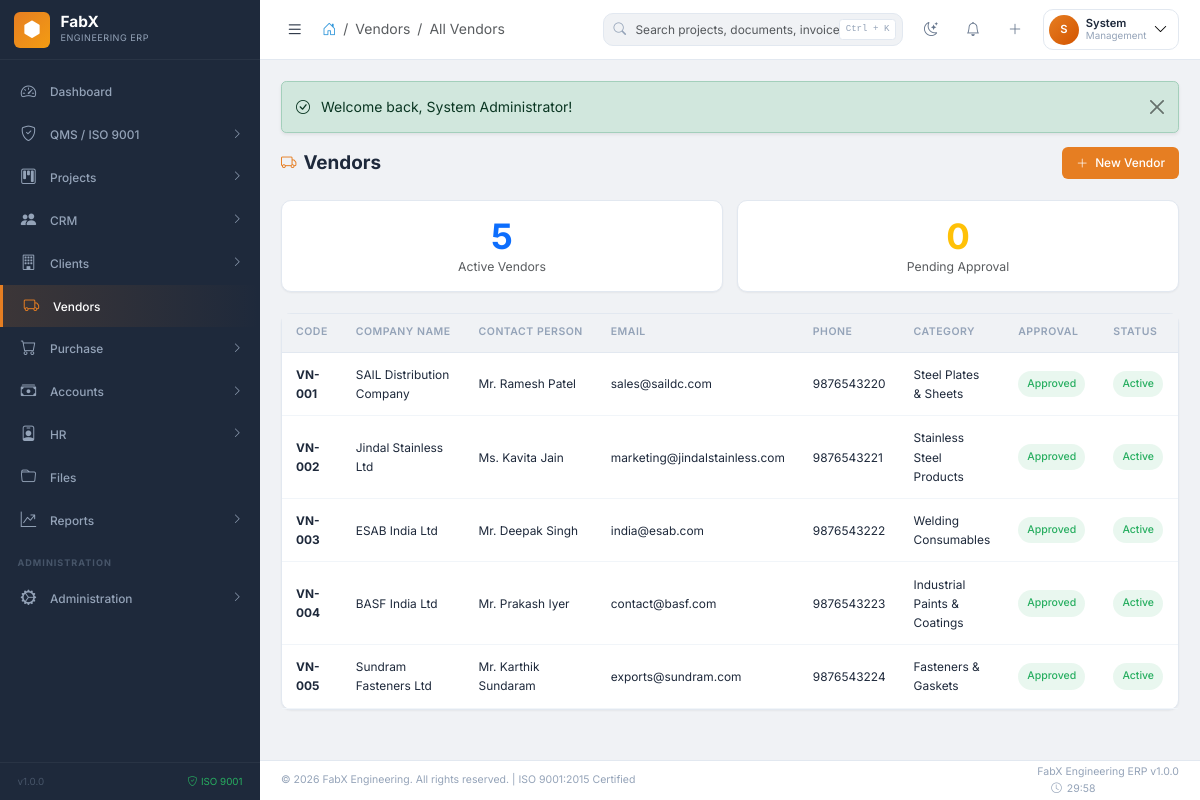
/vendors (signed in), run on the app's committed database.
### tables this page shows
CREATE TABLE fabx_vendors (
    id INT AUTO_INCREMENT PRIMARY KEY,
    vendor_code VARCHAR(50) NOT NULL UNIQUE,
    company_name VARCHAR(255) NOT NULL,
    contact_person VARCHAR(255),
    email VARCHAR(255),
    phone VARCHAR(20),
    alt_phone VARCHAR(20),
    address TEXT,
    city VARCHAR(100),
    state VARCHAR(100),
    country VARCHAR(100) DEFAULT 'India',
    pincode VARCHAR(20),
    gstin VARCHAR(20),
    pan VARCHAR(20),
    vendor_type ENUM('manufacturer','trader','service_provider','contractor','consultant','other') NOT NULL,
    category VARCHAR(100) COMMENT 'Material/Service category',
    credit_days INT DEFAULT 30,
    payment_terms VARCHAR(255),
    bank_name VARCHAR(255),
    bank_account_no VARCHAR(50),
    bank_ifsc VARCHAR(20),
    bank_branch VARCHAR(255),
    msme_reg_no VARCHAR(50),
    iso_certificate VARCHAR(100),
    quality_score DECIMAL(4,2) DEFAULT 0,
    delivery_score DECIMAL(4,2) DEFAULT 0,
    cost_score DECIMAL(4,2) DEFAULT 0,
    service_score DECIMAL(4,2) DEFAULT 0,
    overall_rating DECIMAL(4,2) GENERATED ALWAYS AS ((quality_score + delivery_score + cost_score + service_score) / 4) STORED,
    approval_status ENUM('pending','approved','rejected','on_hold') DEFAULT 'pending',
    approved_by INT,
    approval_date DATE,
    status ENUM('active','inactive','blacklisted') DEFAULT 'active',
    portal_access TINYINT(1) DEFAULT 0,
    documents JSON,
    remarks TEXT,
    created_by INT,
    created_at TIMESTAMP DEFAULT CURRENT_TIMESTAMP,
    updated_at TIMESTAMP DEFAULT CURRENT_TIMESTAMP ON UPDATE CURRENT_TIMESTAMP,
    FOREIGN KEY (approved_by) REFERENCES fabx_users(id),
    FOREIGN KEY (created_by) REFERENCES fabx_users(id),
    INDEX idx_vendor_code (vendor_code),
    INDEX idx_status (status),
    INDEX idx_approval (approval_status)
);

### modules/vendors/VendorController.php (called while the page is built, shortened)
<?php
class VendorController extends Controller {
    public function index(): void {
        $page = (int)($_GET['page'] ?? 1);
        $where = "WHERE 1=1"; $params = [];
        $vendors = $this->db->fetchAll(
            "SELECT v.*, CONCAT(u.first_name, ' ', u.last_name) as approved_by_name
             FROM " . $this->db->table("vendors") . " v
             LEFT JOIN " . $this->db->table("users") . " u ON v.approved_by = u.id
             {$where} ORDER BY v.created_at DESC LIMIT ? OFFSET ?",
            array_merge($params, [DEFAULT_PER_PAGE, ($page-1)*DEFAULT_PER_PAGE])
        );
        $total = (int)$this->db->fetchValue("SELECT COUNT(*) FROM " . $this->db->table("vendors") . " {$where}", $params);
        $this->view('list', [
            'page_title' => 'Vendors', 'breadcrumb_module' => 'Vendors', 'breadcrumb_page' => 'All Vendors',
            'vendors' => $vendors, 'pagination' => paginate($total, $page),
            'stats' => [
                'total' => $this->db->fetchValue("SELECT COUNT(*) FROM " . $this->db->table("vendors") . " WHERE status = 'active'") ?? 0,
                'pending' => $this->db->fetchValue("SELECT COUNT(*) FROM " . $this->db->table("vendors") . " WHERE approval_status = 'pending'") ?? 0,
            ]
        ]);
    }
}

### includes/functions.php (called while the page is built, shortened)
<?php
function base_url(string $path = ''): string {
    return APP_URL . '/' . ltrim($path, '/');
}

### config/config.php (called while the page is built, shortened)
<?php
spl_autoload_register(function ($class) {
    $prefixes = [
        'Core\\' => FABX_ROOT . '/core/',
        'Modules\\' => FABX_ROOT . '/modules/',
    ];
    foreach ($prefixes as $prefix => $baseDir) {
        $len = strlen($prefix);
        if (strncmp($prefix, $class, $len) === 0) {
            $relativeClass = substr($class, $len);
            $file = $baseDir . str_replace('\\', '/', $relativeClass) . '.php';
            if (file_exists($file)) {
                return;
            }
        }
    }
});
require_once FABX_ROOT . '/includes/functions.php';
require_once FABX_ROOT . '/includes/security.php';

### core/Database.php (called while the page is built, shortened)
<?php
class Database {
    private static ?self $instance = null;
    private mysqli $connection;
    private string $prefix;
    private function __construct() {
        $this->prefix = DB_PREFIX;
        $this->connection = new mysqli(DB_HOST, DB_USER, DB_PASS, DB_NAME);
        $this->connection->set_charset(DB_CHARSET);
    }
    public static function getInstance(): self {
        if (self::$instance === null) {
            self::$instance = new self();
        }
        return self::$instance;
    }
    public function query(string $sql, array $params = []): \mysqli_stmt|false {
        $stmt = $this->connection->prepare($sql);
        if (!empty($params)) {
            $types = '';
            $values = [];
            foreach ($params as $param) {
                if (is_int($param)) {
                    $types .= 'i';
                } elseif (is_float($param)) {
                    $types .= 'd';
                } elseif (is_bool($param)) {
                    $types .= 'i';
                    $param = $param ? 1 : 0;
                } else {
                    $types .= 's';
                }
                $values[] = $param;
            }
            $stmt->bind_param($types, ...$values);
        }
        return $stmt;
    }
    public function fetchAll(string $sql, array $params = []): array {
        $stmt = $this->query($sql, $params);
        $stmt->execute();
        $result = $stmt->get_result();
        $rows = $result->fetch_all(MYSQLI_ASSOC);
        return $rows;
    }
    public function table(string $name): string {
        return $this->prefix . $name;
    }
}

### includes/security.php (called while the page is built, shortened)
<?php
function e(string $text): string {
    return htmlspecialchars($text, ENT_QUOTES, 'UTF-8');
}

### modules/vendors/views/list.php (the view, shortened to what this page needs)
<div class="page-header">
    <h1 class="page-title"><i class="bi bi-truck"></i> Vendors</h1>
    <div class="page-actions">
        <a href="<?= base_url('vendors/create') ?>" class="btn btn-fx btn-fx-primary">
            <i class="bi bi-plus-lg"></i> New Vendor
        </a>
    </div>
</div>
<div class="row g-3 mb-4">
    <div class="col-md-6">
        <div class="fx-card text-center p-3">
            <div class="display-6 fw-bold text-primary"><?= $stats['total'] ?? 0 ?></div>
            <div class="text-muted small">Active Vendors</div>
        </div>
    </div>
    <div class="col-md-6">
        <div class="fx-card text-center p-3">
            <div class="display-6 fw-bold text-warning"><?= $stats['pending'] ?? 0 ?></div>
            <div class="text-muted small">Pending Approval</div>
        </div>
    </div>
</div>
<div class="fx-card">
    <div class="fx-card-body p-0">
        <div class="table-responsive-fx">
            <table class="fx-table mb-0" id="vendorsTable">
                <thead>
                    <tr>
                        <th>Code</th><th>Company Name</th><th>Contact Person</th>
                        <th>Email</th><th>Phone</th><th>Category</th>
                        <th>Approval</th><th>Status</th><th class="actions">Actions</th>
                    </tr>
                </thead>
                <tbody>
                    <?php if (!empty($vendors)): ?>
                        <?php foreach ($vendors as $v): ?>
                            <tr>
                                <td><strong><?= e($v['vendor_code']) ?></strong></td>
                                <td><?= e($v['company_name']) ?></td>
                                <td><?= e($v['contact_person'] ?? '-') ?></td>
                                <td><?= e($v['email'] ?? '-') ?></td>
                                <td><?= e($v['phone'] ?? '-') ?></td>
                                <td><?= e($v['category'] ?? '-') ?></td>
                                <td>
                                    <?php $asc = match($v['approval_status'] ?? '') {
                                        'approved' => 'badge-fx-success', 'pending' => 'badge-fx-warning',
                                        'rejected' => 'badge-fx-danger', default => 'badge-fx-secondary'
                                    }; ?>
                                    <span class="badge-fx <?= $asc ?>"><?= ucfirst($v['approval_status'] ?? '-') ?></span>
                                </td>
                                <td>
                                    <span class="badge-fx <?= $v['status'] === 'active' ? 'badge-fx-success' : 'badge-fx-secondary' ?>">
                                        <?= ucfirst($v['status'] ?? '') ?>
                                    </span>
                                </td>
                            </tr>
                        <?php endforeach; ?>
                    <?php endif; ?>
                </tbody>
            </table>
        </div>
    </div>
</div>

### assets/css/fabx-theme.css (style rules this page uses)
:root { --primary: #2c3e50; --primary-dark: #1a252f; --primary-light: #34495e; --secondary: #6c757d; --accent: #e67e22; --accent-light: #f39c12; --accent-dark: #d35400; --info: #3498db; --success: #27ae60; --warning: #f39c12; --danger: #e74c3c; --bg-body: #f0f2f5; --bg-card: #ffffff; --bg-sidebar: #1e293b; --bg-sidebar-hover: #0f172a; --bg-navbar: #ffffff; --text-primary: #1e293b; --text-secondary: #64748b; --text-muted: #94a3b8; --border-color: #e2e8f0; --border-light: #f1f5f9; --shadow-sm: 0 1px 2px 0 rgba(0,0,0,0.05); --shadow: 0 1px 3px 0 rgba(0,0,0,0.1), 0 1px 2px -1px rgba(0,0,0,0.1); --shadow-md: 0 4px 6px -1px rgba(0,0,0,0.1), 0 2px 4px -2px rgba(0,0,0,0.1); --shadow-lg: 0 10px 15px -3px rgba(0,0,0,0.1), 0 4px 6px -4px rgba(0,0,0,0.1); --shadow-xl: 0 20px 25px -5px rgba(0,0,0,0.1), 0 8px 10px -6px rgba(0,0,0,0.1); --sidebar-width: 260px; --sidebar-collapsed: 70px; --navbar-height: 60px; --footer-height: 40px; --font-sans: 'Inter', -apple-system, BlinkMacSystemFont, sans-serif; --font-mono: 'SF Mono', monospace; --radius-sm: 6px; --radius: 10px; --radius-lg: 14px; --radius-xl: 20px; --transition-fast: 0.15s ease; --transition: 0.2s ease; --transition-slow: 0.3s ease; }
*, *::before, *::after { box-sizing: border-box; margin: 0; }
html { font-size: 14px; }
body { font-family: var(--font-sans); background: var(--bg-body); color: var(--text-primary); line-height: 1.6; -webkit-font-smoothing: antialiased; overflow-x: hidden; }
.fx-card { background: var(--bg-card); border: 1px solid var(--border-color); border-radius: var(--radius); box-shadow: var(--shadow-sm); transition: box-shadow var(--transition), transform var(--transition); }
.fx-card-body { padding: 1.25rem; }
.fx-table { width: 100%; border-collapse: collapse; }
.fx-table thead th { background: var(--bg-body); padding: 0.75rem 1rem; font-size: 0.75rem; font-weight: 600; text-transform: uppercase; letter-spacing: 0.5px; color: var(--text-muted); border-bottom: 1px solid var(--border-color); white-space: nowrap; }
.fx-table tbody td { padding: 0.875rem 1rem; font-size: 0.85rem; color: var(--text-primary); border-bottom: 1px solid var(--border-light); vertical-align: middle; }
.btn-fx { display: inline-flex; align-items: center; gap: 0.5rem; padding: 0.5rem 1rem; font-size: 0.85rem; font-weight: 500; border-radius: var(--radius-sm); border: none; cursor: pointer; transition: all var(--transition-fast); }
.btn-fx-primary { background: var(--accent); color: #fff; }
.badge-fx { display: inline-flex; align-items: center; gap: 0.35rem; padding: 0.35rem 0.65rem; font-size: 0.75rem; font-weight: 500; border-radius: 20px; }
.badge-fx-success { background: rgba(39,174,96,0.1); color: var(--success); }
.page-header { display: flex; align-items: center; justify-content: space-between; margin-bottom: 1.5rem; flex-wrap: wrap; gap: 1rem; }
.page-title { font-size: 1.35rem; font-weight: 700; color: var(--text-primary); margin: 0; display: flex; align-items: center; gap: 0.5rem; }
.page-title i { color: var(--accent); font-size: 1.1rem; }

### assets/css/custom.css (style rules this page uses)
.table-responsive-fx { overflow-x: auto; -webkit-overflow-scrolling: touch; }

### data on the page
fabx_vendors: vendor_code "VN-001", company_name "SAIL Distribution Company", contact_person "Mr. Ramesh Patel", email "sales@saildc.com", phone "9876543220", category "Steel Plates & Sheets", approval_status "Approved", status "Active"
fabx_vendors: vendor_code "VN-002", company_name "Jindal Stainless Ltd", contact_person "Ms. Kavita Jain", email "marketing@jindalstainless.com", phone "9876543221", category "Stainless Steel Products", approval_status "Approved", status "Active"
fabx_vendors: vendor_code "VN-003", company_name "ESAB India Ltd", contact_person "Mr. Deepak Singh", email "india@esab.com", phone "9876543222", category "Welding Consumables", approval_status "Approved", status "Active"
fabx_vendors: vendor_code "VN-004", company_name "BASF India Ltd", contact_person "Mr. Prakash Iyer", email "contact@basf.com", phone "9876543223", category "Industrial Paints & Coatings", approval_status "Approved", status "Active"
fabx_vendors: vendor_code "VN-005", company_name "Sundram Fasteners Ltd", contact_person "Mr. Karthik Sundaram", email "exports@sundram.com", phone "9876543224", category "Fasteners & Gaskets", approval_status "Approved", status "Active"

### other printed values
$item['label'] "Dashboard"
$item['label'] "QMS / ISO 9001"
$item['label'] "Projects"
$item['label'] "CRM"
$item['label'] "Clients"
$item['label'] "Vendors"
$item['label'] "Purchase"
$item['label'] "Accounts"
$item['label'] "HR"
$item['label'] "Files"
$item['label'] "Reports"
$item['label'] "Administration"
APP_VERSION "1.0.0"
$breadcrumb_module "Vendors"
$breadcrumb_page "All Vendors"
